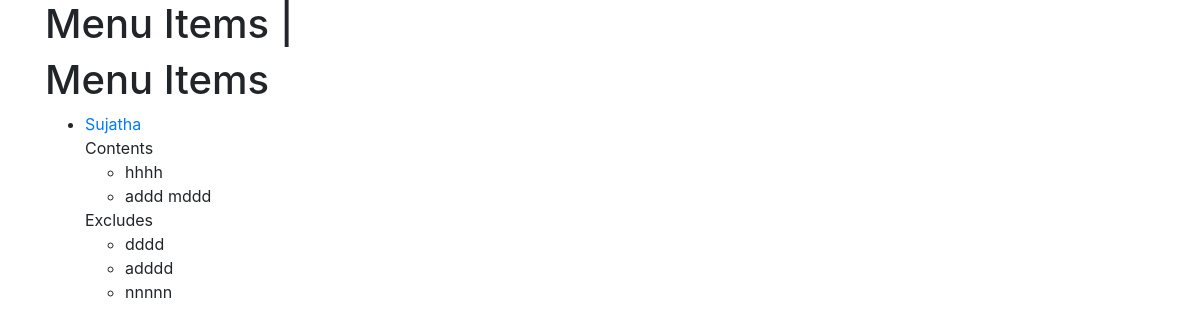
The app's page /items/ (signed in), older data.
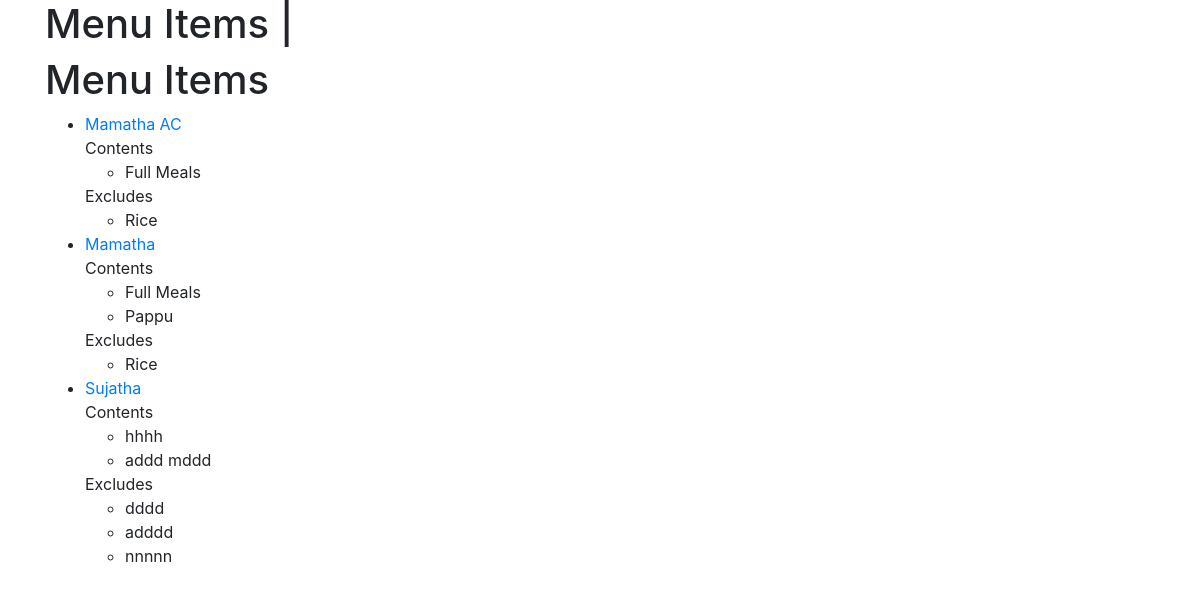
The same page, newer data.
### menus/models.py (models this page shows, shortened)
class Item(models.Model):
    user = models.ForeignKey(settings.AUTH_USER_MODEL)
    restaurant = models.ForeignKey(RestaurantLocation)
    name = models.CharField(max_length=120)
    contents = models.TextField(help_text='Separate each item by comma')
    excludes = models.TextField(blank=True,null=True,help_text='Separate each item by comma')
    public = models.BooleanField(default=True)
    timestamp = models.DateTimeField(auto_now_add=True)
    updated = models.DateTimeField(auto_now=True)
    class Meta:
        ordering = ['-updated','-timestamp']
    def get_contents(self):
        return self.contents.split(",")
    def get_excludes(self):
        return self.excludes.split(",")
    def get_absolute_url(self):
        return reverse('menus:detail_view',kwargs = {'pk':self.pk })

### menus/views.py (the view)
class ItemListView(ListView):
    def get_queryset(self):
        return Item.objects.filter(user=self.request.user)

### menus/templates/menus/item_list.html
{% extends "base.html" %}
{% block heading %} Menu Items | {{ block.super }} {% endblock %}
{% block content_list %}
<h1> Menu Items </h1>
<ul>
	{% for obj in object_list %}
	<li> <a href="{{ obj.get_absolute_url }}"> {{ obj.name }} </a><br>
		{% if obj.contents %}
		Contents
		<ul>
			{% for item in obj.get_contents %}
			<li> {{ item }} </li>
			{% endfor %}
		</ul>
		{% endif %}
		{% if obj.excludes %}
		Excludes
		<ul>
			{% for item in obj.get_excludes %}
			<li> {{ item }} </li>
			{% endfor %}
		</ul>
		{% endif %}
	</li>
	{% endfor %}
</ul>
{% endblock %}

### templates/base.html (shortened to what this page needs)
<!DOCTYPE html>
<html lang="en">
<head>
    {% block bootstrap_links %}
    <link rel="stylesheet" href="https://stackpath.bootstrapcdn.com/bootstrap/4.1.1/css/bootstrap.min.css"
>
    {% endblock %}
<body>
<div class="container">
<h1>{% block heading %}{{ page_name }}{% endblock %}</h1>
{% block content_list %} {% endblock %}</p>
</div>
</body>
</html>

Row changes from the older to the newer data that the page shows:
added Item: name "Mamatha AC", get_contents "Full Meals", get_excludes "Rice"
added Item: name "Mamatha", get_contents "Full Meals" "Pappu", get_excludes "Rice"
